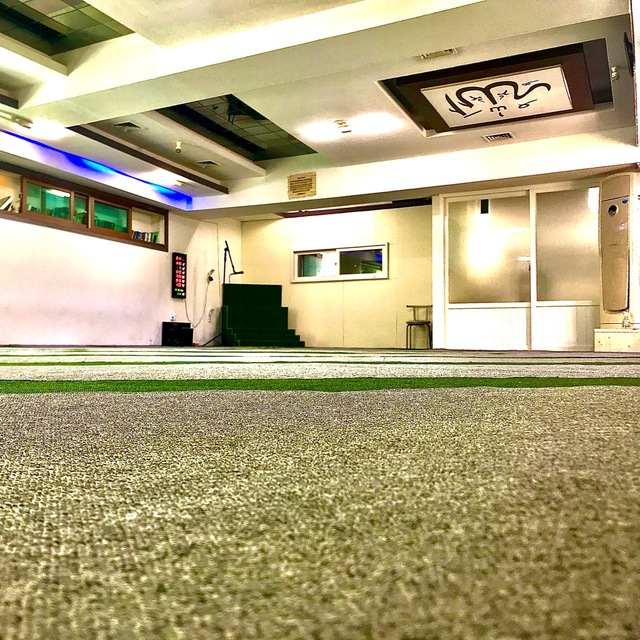
#> input picture photo.jpg, 640 x 640 px
$ python ch2.py
#> lines starting #> are read from the running program, lines starting #| are printed output that depends on the picture; after the words box and inside, x2 and y2 are one past the last pixel; in counts of white or black regions, pixels touching at a corner belong together
import cv2
import numpy as np

img = cv2.imread("photo.jpg")
#> img is the input picture: shape (640, 640, 3); mean B, G, R 123.4, 163.4, 174.9
kernel = np.ones((5,5), np.uint8)


imgGray = cv2.cvtColor(img, cv2.COLOR_BGR2GRAY)
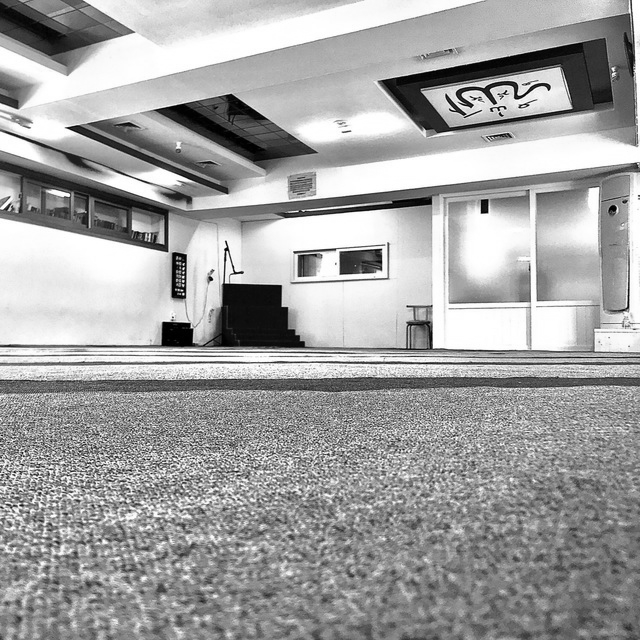
#> imgGray: shape (640, 640); min 0, max 255, mean 162.3
imgBlur = cv2.GaussianBlur(imgGray, (7,7 ), 0)
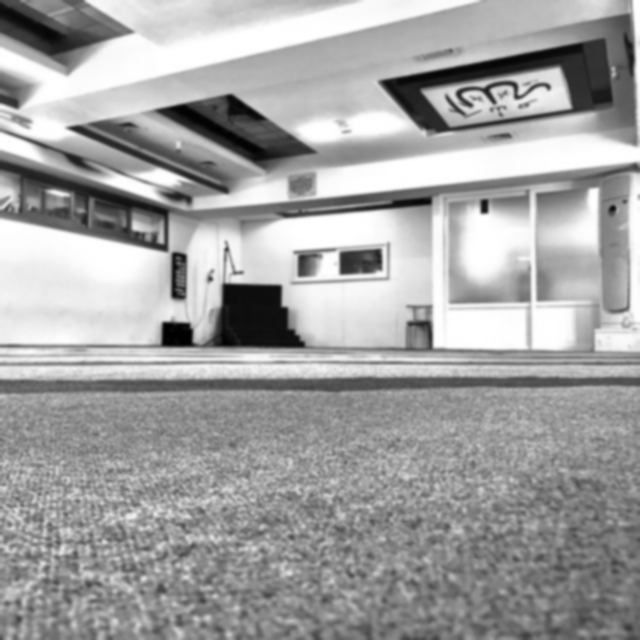
#> imgBlur: shape (640, 640); min 0, max 255, mean 162.3
imgCanny = cv2.Canny(img, 150, 200)
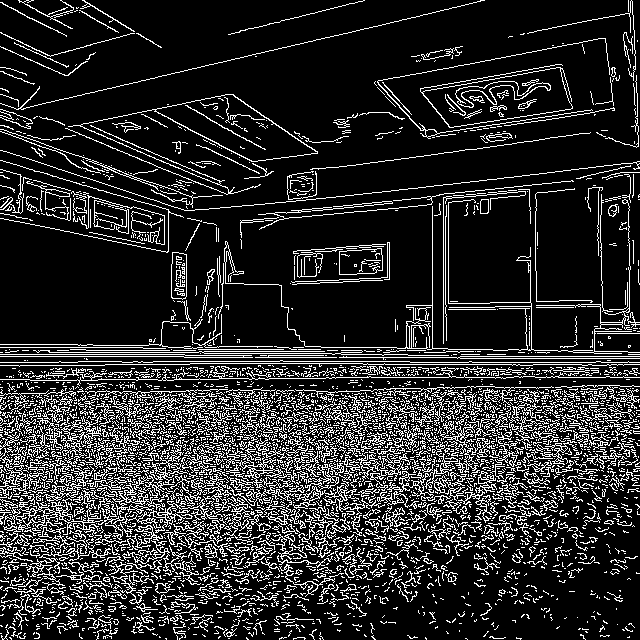
#> imgCanny: shape (640, 640); 16.7% white in thin lines or dots
imgDialation = cv2.dilate(imgCanny, kernel, iterations=1)
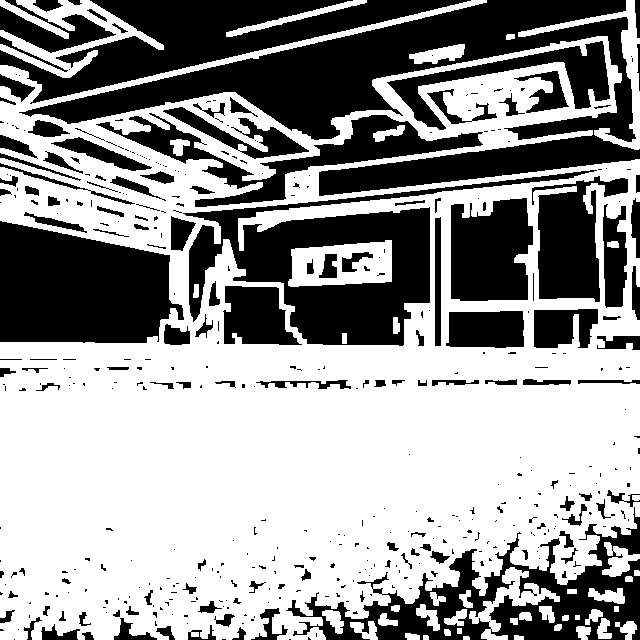
#> imgDialation: shape (640, 640); 59.5% white; 445 black regions (306 under 20 px), largest, box (x1, y1, x2, y2) and area: (19, 0, 640, 196) 37060, (183, 170, 597, 346) 19839, (0, 221, 184, 343) 17463
imgErosion= cv2.erode(imgDialation, kernel, iterations=1)
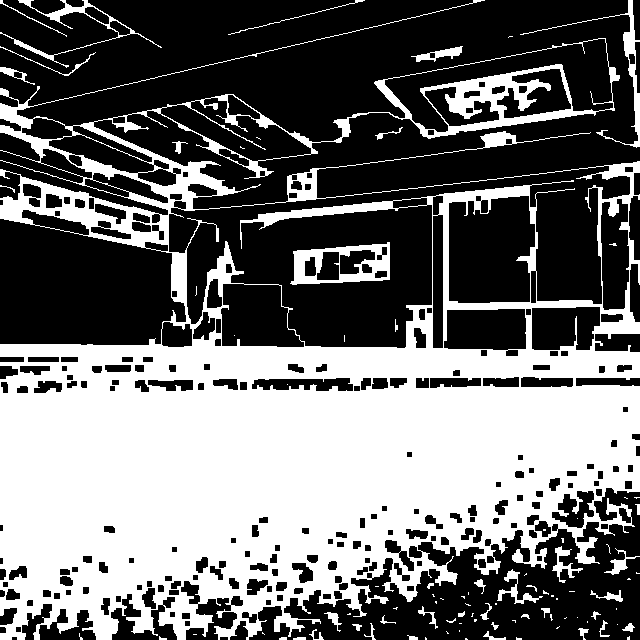
#> imgErosion: shape (640, 640); 43.2% white; 93 white regions (53 under 20 px), largest, box (x1, y1, x2, y2) and area: (0, 0, 640, 640) 169537, (290, 242, 390, 285) 1989, (520, 0, 640, 148) 1045

cv2.imshow("Gray Image", imgGray)
cv2.imshow("Blur Image", imgBlur)
cv2.imshow("Canny Image", imgCanny)
cv2.imshow("Dialation Image", imgDialation)
cv2.waitKey(0)

$ run again, with Sardor.jpg copied over photo.jpg
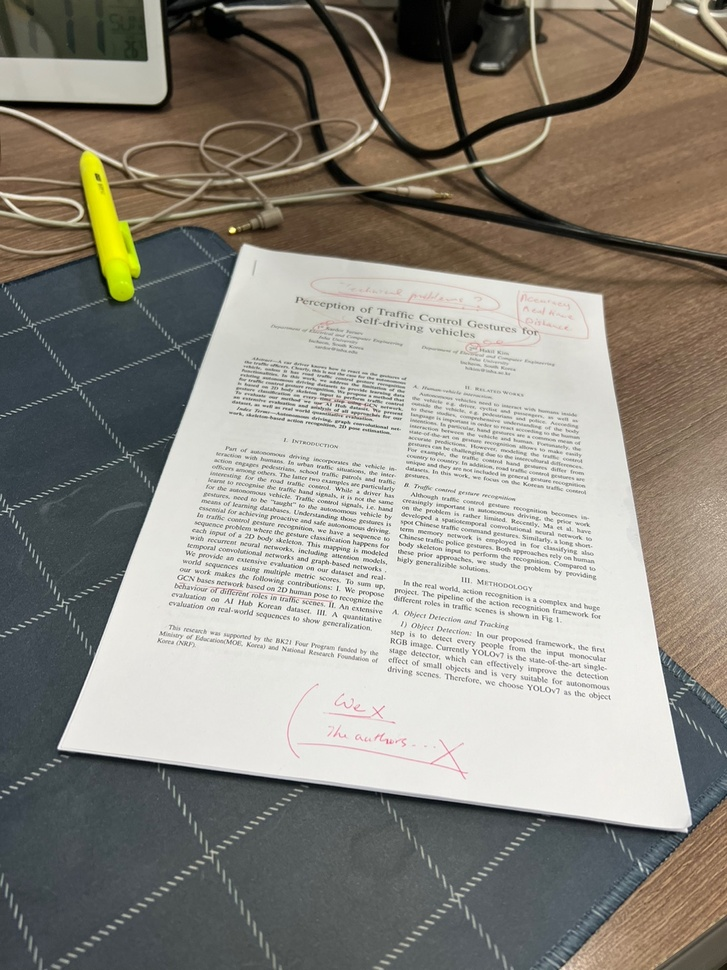
#> input picture Sardor.jpg, 727 x 970 px, shrunk from 1080 x 1440 before the run
#> img is the input picture: shape (970, 727, 3); mean B, G, R 129, 138.4, 142.6
#> `imgCanny = cv2.Canny(img, 150, 200)`:
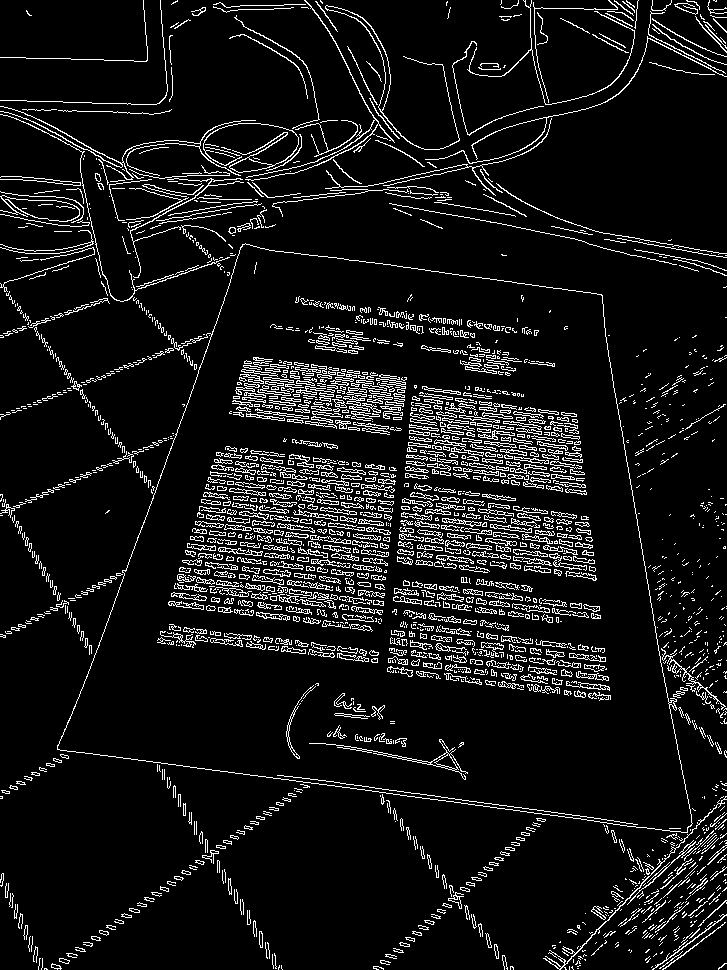
#> imgCanny: shape (970, 727); 8.3% white in thin lines or dots
#> imgDialation: shape (970, 727); 33.2% white; 106 white regions, largest, box (x1, y1, x2, y2) and area: (0, 0, 727, 970) 101835, (166, 444, 399, 634) 33907, (395, 383, 599, 583) 30840
#> `imgErosion= cv2.erode(imgDialation, kernel, iterations=1)`:
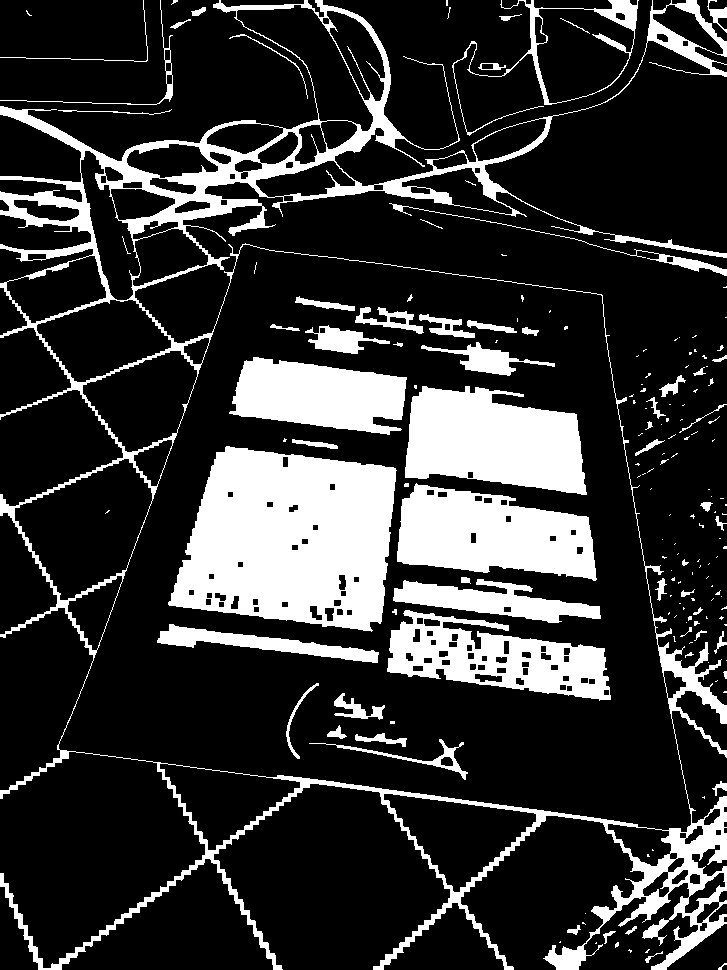
#> imgErosion: shape (970, 727); 20.7% white; 178 white regions (113 under 20 px), largest, box (x1, y1, x2, y2) and area: (0, 0, 727, 970) 46417, (168, 446, 397, 632) 31157, (405, 386, 587, 495) 14487

$ run again, with Sardor1.jpg copied over photo.jpg
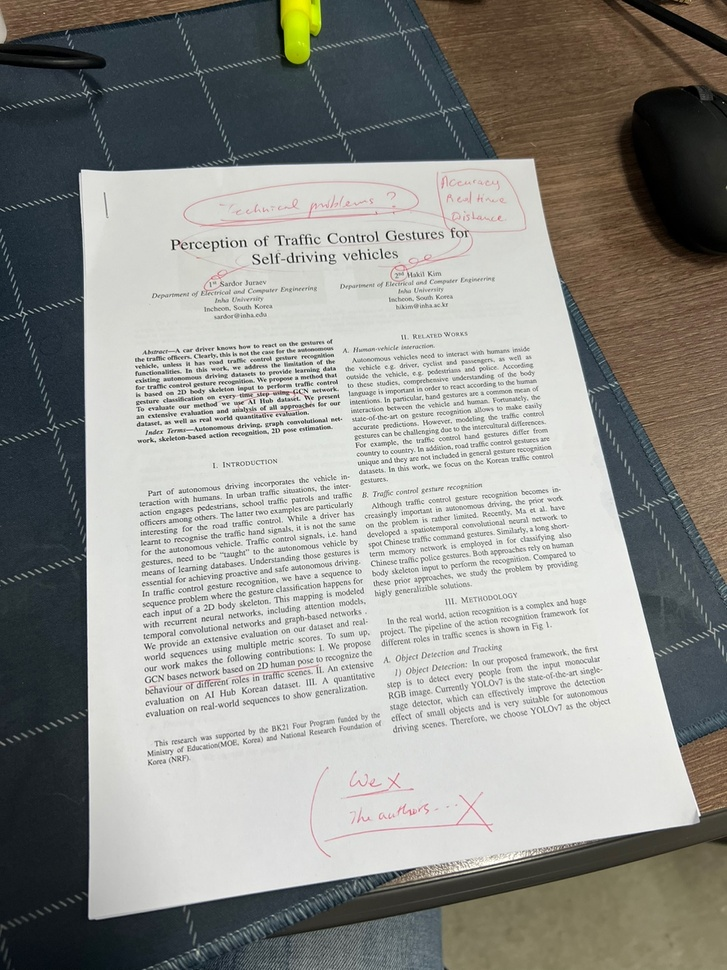
#> input picture Sardor1.jpg, 727 x 970 px, shrunk from 1080 x 1440 before the run
#> img is the input picture: shape (970, 727, 3); mean B, G, R 141.7, 146.4, 146.3
#> `imgCanny = cv2.Canny(img, 150, 200)`:
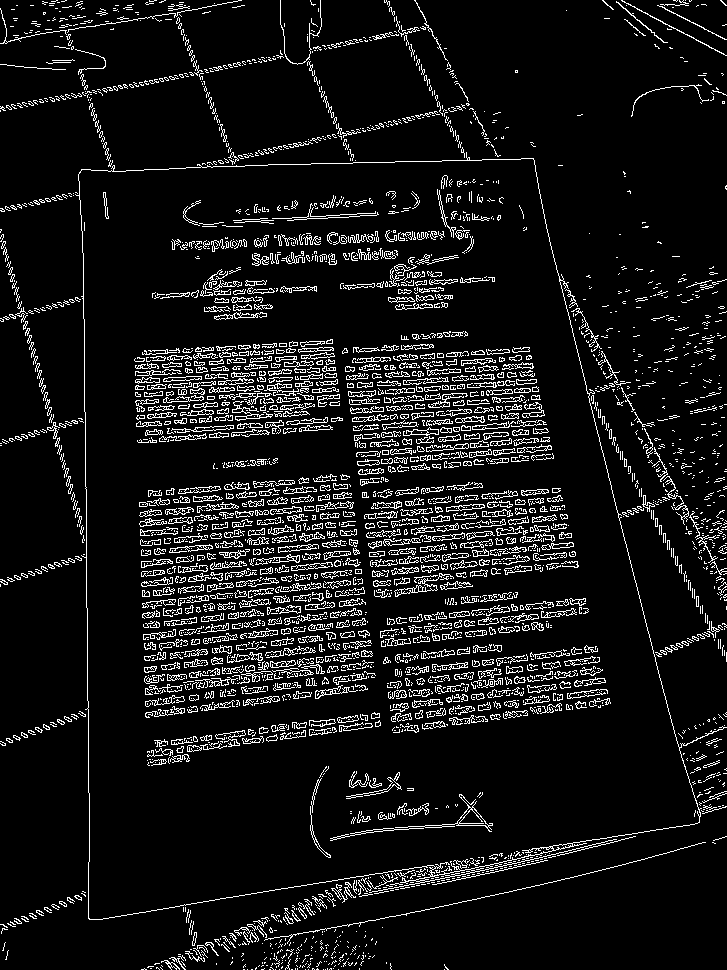
#> imgCanny: shape (970, 727); 8.6% white in thin lines or dots
#> imgDialation: shape (970, 727); 35% white; 139 white regions, largest, box (x1, y1, x2, y2) and area: (0, 0, 727, 970) 67274, (137, 472, 378, 720) 48885, (343, 329, 556, 488) 24887
#> `imgErosion= cv2.erode(imgDialation, kernel, iterations=1)`:
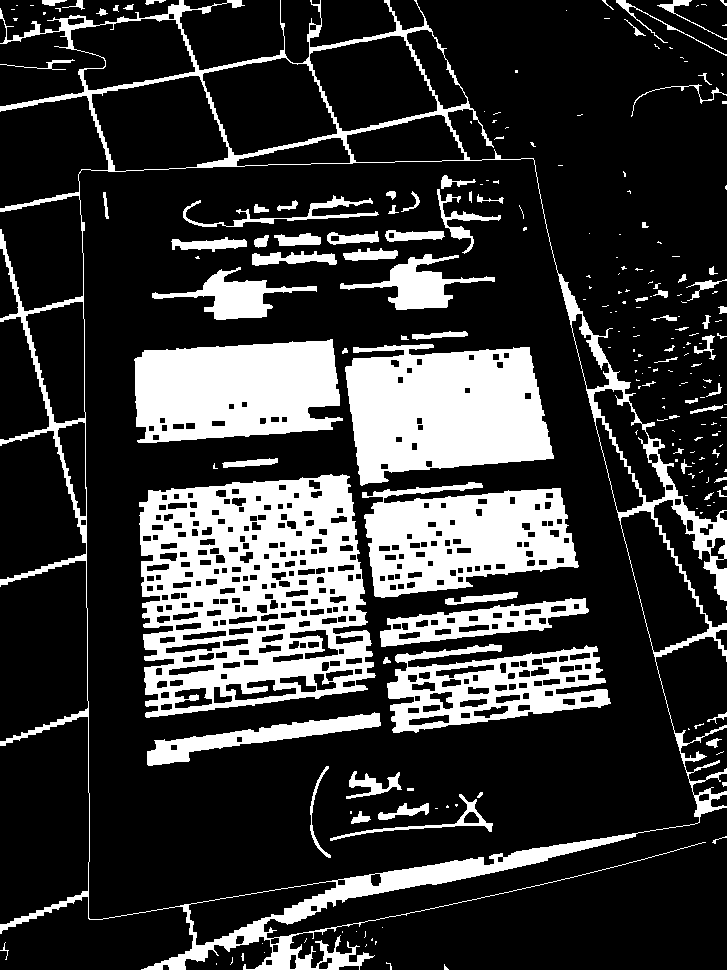
#> imgErosion: shape (970, 727); 22.2% white; 232 white regions (147 under 20 px), largest, box (x1, y1, x2, y2) and area: (139, 474, 376, 718) 35338, (0, 0, 727, 970) 29842, (345, 344, 554, 486) 21916
